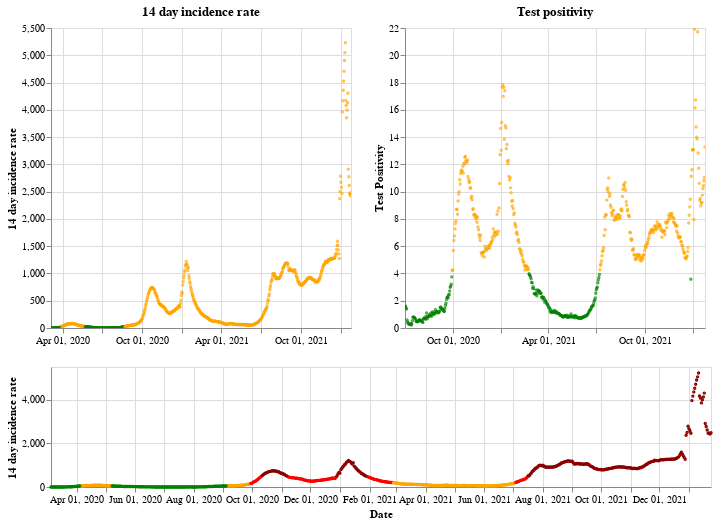

The cell this chart's notebook holds for it:
### Markdown cell above
## Northern Ireland

### Code cell
plot_traffic_light('Northern Ireland')

### Figure 1 — Vega-Lite specification as saved in the notebook (floating-point values rounded to 4 significant figures; data arrays with more than 128 entries replaced by an {"elided": "..."} marker saying what was removed)
{"config": {"view": {"continuousWidth": 400, "continuousHeight": 300}}, "vconcat": [{"hconcat": [{"mark": {"type": "point", "size": 2}, "encoding": {"color": {"condition": {"value": "green", "test": "(datum.twoWeeklyCasesRate <= 25)"}, "value": "orange"}, "tooltip": [{"type": "nominal", "field": "areaName"}, {"type": "temporal", "field": "date"}, {"type": "quantitative", "field": "twoWeeklyCasesRate"}, {"type": "quantitative", "field": "testPositivity"}], "x": {"type": "temporal", "axis": {"title": ""}, "field": "date", "scale": {"domain": {"selection": "DateBrush"}}, "timeUnit": "yearmonthdate"}, "y": {"type": "quantitative", "axis": {"title": "14 day incidence rate"}, "field": "twoWeeklyCasesRate"}}, "title": "14 day incidence rate", "width": 300}, {"mark": {"type": "point", "size": 2}, "encoding": {"color": {"condition": {"value": "green", "test": "(datum.testPositivity <= 4)"}, "value": "orange"}, "tooltip": [{"type": "nominal", "field": "areaName"}, {"type": "temporal", "field": "date"}, {"type": "quantitative", "field": "twoWeeklyCasesRate"}, {"type": "quantitative", "field": "testPositivity"}], "x": {"type": "temporal", "axis": {"title": ""}, "field": "date", "scale": {"domain": {"selection": "DateBrush"}}, "timeUnit": "yearmonthdate"}, "y": {"type": "quantitative", "axis": {"title": "Test Positivity"}, "field": "testPositivity"}}, "title": "Test positivity", "width": 300}]}, {"layer": [{"mark": {"type": "point", "size": 2}, "encoding": {"color": {"condition": {"value": "orange", "test": "(((datum.testPositivity < 4) && (datum.twoWeeklyCasesRate >= 50)) && (datum.twoWeeklyCasesRate < 200))"}, "value": "red"}, "opacity": {"condition": {"value": 1, "test": "((datum.twoWeeklyCasesRate >= 50) && (datum.twoWeeklyCasesRate < 500))"}, "value": 0}, "tooltip": [{"type": "nominal", "field": "areaName"}, {"type": "temporal", "field": "date"}, {"type": "quantitative", "field": "twoWeeklyCasesRate"}, {"type": "quantitative", "field": "testPositivity"}], "x": {"type": "temporal", "axis": {"title": "Date"}, "field": "date", "timeUnit": "yearmonthdate"}, "y": {"type": "quantitative", "axis": {"title": "14 day incidence rate"}, "field": "twoWeeklyCasesRate"}}, "selection": {"DateBrush": {"type": "interval", "encodings": ["x"], "fields": ["Time"]}}}, {"mark": {"type": "point", "size": 2}, "encoding": {"color": {"value": "darkred"}, "opacity": {"condition": {"value": 1, "test": "(datum.twoWeeklyCasesRate >= 500)"}, "value": 0}, "tooltip": [{"type": "nominal", "field": "areaName"}, {"type": "temporal", "field": "date"}, {"type": "quantitative", "field": "twoWeeklyCasesRate"}, {"type": "quantitative", "field": "testPositivity"}], "x": {"type": "temporal", "axis": {"title": "Date"}, "field": "date", "timeUnit": "yearmonthdate"}, "y": {"type": "quantitative", "axis": {"title": "14 day incidence rate"}, "field": "twoWeeklyCasesRate"}}}, {"mark": {"type": "point", "size": 2}, "encoding": {"color": {"condition": {"value": "green", "test": "((datum.testPositivity < 4) && (datum.twoWeeklyCasesRate < 50))"}, "value": "orange"}, "opacity": {"condition": {"value": 1, "test": "(datum.twoWeeklyCasesRate < 50)"}, "value": 0}, "tooltip": [{"type": "nominal", "field": "areaName"}, {"type": "temporal", "field": "date"}, {"type": "quantitative", "field": "twoWeeklyCasesRate"}, {"type": "quantitative", "field": "testPositivity"}], "x": {"type": "temporal", "axis": {"title": "Date"}, "field": "date", "timeUnit": "yearmonthdate"}, "y": {"type": "quantitative", "axis": {"title": "14 day incidence rate"}, "field": "twoWeeklyCasesRate"}}}], "height": 120, "width": 660}], "data": {"name": "data-6ad3b8789c47191cd31f45f77dc32465"}, "$schema": "https://vega.github.io/schema/vega-lite/v4.8.1.json", "datasets": {"data-6ad3b8789c47191cd31f45f77dc32465": {"elided": "691 records"}}}
